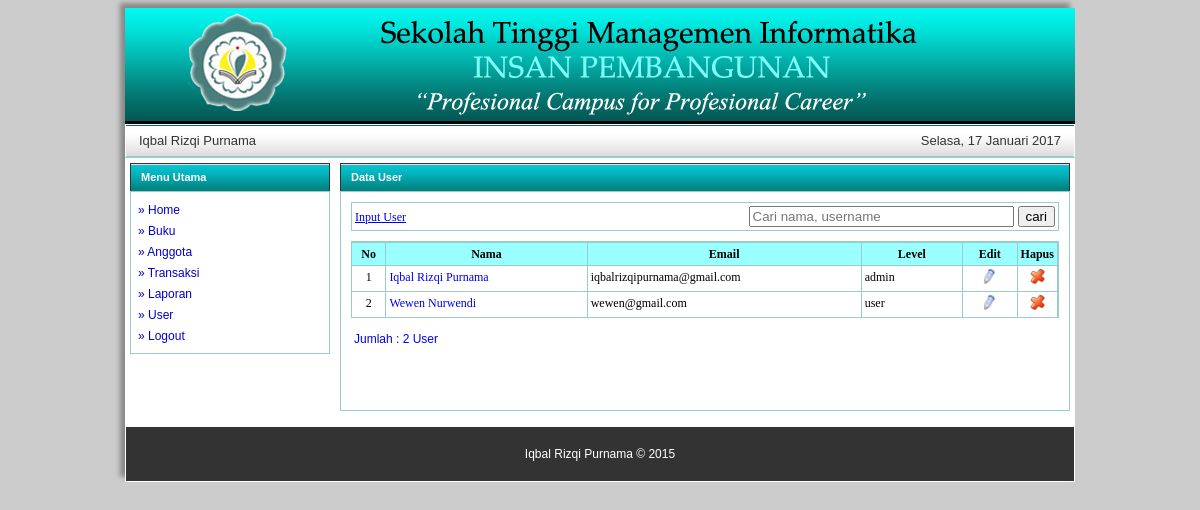
Screenshot of /admin/index.php?page=user (signed in) with the database file from the repository.
### tables this page shows
CREATE TABLE `tbl_user` (
  `id` int(3) NOT NULL,
  `nama` varchar(200) NOT NULL,
  `username` varchar(50) NOT NULL,
  `password` varchar(200) NOT NULL,
  `email` varchar(100) NOT NULL,
  `foto` varchar(50) NOT NULL,
  `level` enum('admin','user') NOT NULL
);

### admin/user_data.php (the view, shortened to what this page needs)
<div id="menu-tengah">
   	<div id="bg_menu">Data User
   	</div>
   	<div id="content_menu">
       <div id="menu_header">
       	<form action="?page=user_search" method="post">
       	<table width="100%" height="100%" style="border:1px solid #9cc;">
           	<tr>
               	<td width="50%"><a href="?page=user_input">Input User</a></td>
                   <td width="50%" align="right"><input type="text" name="cari" size="30" placeholder="Cari nama, username"></td>
                   <td><input type="submit" id="submit" value="cari"></td>
               </tr>
           </table>
           </form>
   	</div>
  	    <div class="zebra-table">
  	      <table width="100%" height="100%" align="center" cellspacing="0" cellpadding="5">
  	        <thead align="center">
  	          <tr>
  	            <th align="center" width="5%" >No</th>
  	            <th width="30%">Nama</th>
  	            <th width="40%">Email</th>
  	            <th width="15%">Level</th>
               <th width="8%">Edit</th>
               <th width="8%">Hapus</th>
             </tr>
           </thead>
           <?php
			$query = "SELECT * FROM tbl_user ORDER by id";
			$sql = mysql_query($query);
			$total = mysql_num_rows($sql);
			$no = 1;
			while ($data=mysql_fetch_array($sql)) {
		?>
  	        <tbody>
  	          <tr>
  	            <td align="center"><?php echo $no; ?></td>
  	            <td><a href="?page=user_detil&id=<?=$data['id']?>"><?php echo $data['nama']; ?></a></td>
  	            <td><?php echo $data['email']; ?></td>
  	            <td><?php echo $data['level']; ?></td>
               <td align="center"><a href="?page=user_edit&id=<?=$data['id']?>"><img src="../images/edit.png"/ width="15px" height="15px"></a></td>
               <td align="center"><a href="?page=user_hapus&id=<?=$data['id']?>" onclick="return confirm('Anda yakin ingin menghapus data user <?=$data['nama']?> ?')"><img src="../images/delete.png"/ width="15px" height="15px"></a></td>
             </tr>
           <?php $no++; } ?>
           </tbody>
         </table>
         </div>
         <div id="menu_bottom">
       	<table width="100%" style="border:0px solid #9cc;">
           	<tr>
               	<td width="50%">Jumlah : <?php echo $total; ?> User</td>
               </tr>
           </table>
   	</div>
  	  </div>
   </div>

### images/style.css (style rules this page uses)
body { background-color: #CCC; font-family:Tahoma, Geneva, sans-serif; font-size: 14px; }
#menu-tengah { margin:5px; width:730px; float:left; }
#bg_menu { background-color: #ccc; background-image:url(../images/menu-biru.gif); border:1px solid #333; border-bottom:0px; padding:7px; padding-left:10px; color:#ffffff; font-weight:bold; font-size:11px; height:13px; }
#content_menu { background-color: #FFF; border: 1px solid #9CC; line-height: 16px; padding: 3px; margin-bottom: 10px; font-size:14px; padding:10px; }
.zebra-table { background-color:#FFF; font-size:12px; font-family:Georgia, "Times New Roman", Times, serif; border-collapse: collapse; border: 1px solid #9cc; overflow: hidden; margin-bottom:10px; }
.zebra-table th { background-color:#9FF; color:; }
.zebra-table th,.zebra-table td { vertical-align: top; padding:3px 3px; margin:0; border-top:1px solid #9cc; border-right:1px solid #9cc; }
.zebra-table tbody tr:nth-child(odd) { background: #FFF; }
.zebra-table a { text-decoration:none; text-shadow:#FF9; }
#menu_header { font-size:12px; font-family:Georgia, "Times New Roman", Times, serif; border-collapse: collapse; overflow: hidden; margin-bottom:10px; }
#menu_bottom { font-size:12px; color:#00F; font-family:Verdana, Geneva, sans-serif; border-collapse: collapse; overflow: hidden; margin-bottom:50px; }

### rows the page displays
tbl_user: nama "Iqbal Rizqi Purnama", email "iqbalrizqipurnama@gmail.com", level "admin"
tbl_user: nama "Wewen Nurwendi", email "wewen@gmail.com", level "user"

### other values shown
$_SESSION['nama'] "Iqbal Rizqi Purnama"
$total "2"
